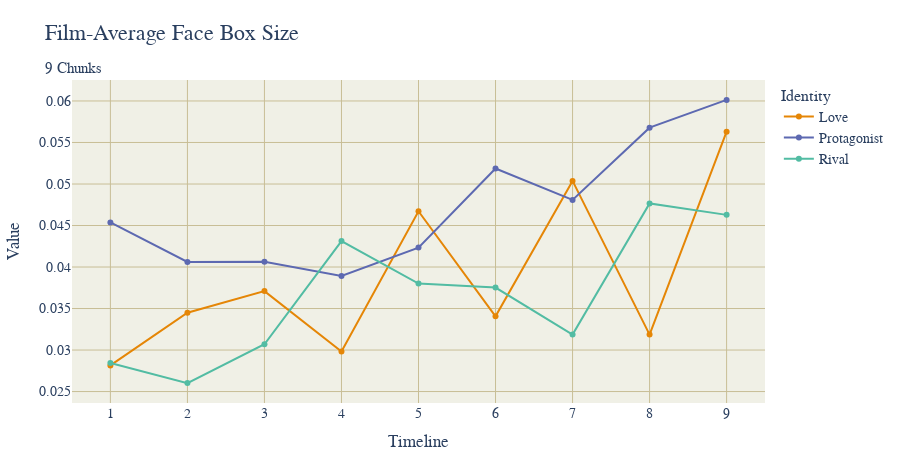

Notebook cell for this chart:
### Markdown cell above
### CHUNKED SIZE WITH FILM MEANS

### Code cell
CHUNKING = 9

# User plotly to visualize something

import plotly.express as px
import pandas as pd

# Load all csv files in csv/
import glob
import os

csv_files = glob.glob("csv/*.csv")

USE_GENERAL_NAMES = True # Keep true
USE_GENDER_NAMES = False

USE_INDIVIDUAL_AVERAGE_NOT_THREE = True # Keep true

USE_FILM_AVERAGE = True # Keep true

IGNORE_MINOR_CHARACTERS = True

FILM_FRAME_TOTALS = {
	"Cliff": 2097,
	"Our Village": 2377,
	"Diary of Nurse": 2297,
	"Sabrina": 2751,
	"The Man from Laramie": 2477,
	"Human Desire": 2200,
	"Chikamatsu Story": 2460,
	"Black River": 2552,
	"Duel in the Sun": 3207,
	"Gilda": 2652,
	"Jigoku Mon": 2151,
	"Kurutta Kajitsu": 2076,
	"Notorious": 2433,
	"Oklahoma": 3577,
	"Vikings": 2740,
	"Waves of Life": 2465
}

RIVALS = ["Keming", "Professor Yuan", "Haoru", "David", "Vic", "Carl", "Ishun", "Hitokiri Joe", "Natsuhisa", "Bo Kang", "Wataru", "Jud", "Alex Sebastian", "Ballin", "Einar", "Jesse"]
MALES = ["Zhanwu", "Fan Jun", "Changping", "Linus", "Will", "Jeff", "Mohei", "Nishida", "Haruji", "Jin Zhang", "Moritoo", "Curly", "Devlin", "Johnny", "Eric", "Lewt"]
LADIES = ["Shuzhen", "Fang Qing", "Suhua", "Sabrina", "Barbara", "Vicki", "Osan", "Shizuko", "Eri", "Ye Suping", "Kesa", "Laurey", "Alicia", "Gilda", "Morgana", "Pearl"]

PROTAGONISTS = ["Zhanwu", "Fang Qing", "Suhua", "Sabrina", "Will", "Jeff", "Mohei", "Nishida", "Haruji", "Jin Zhang", "Moritoo", "Curly", "Alicia", "Johnny", "Eric", "Pearl"]
LOVES = ["Shuzhen", "Fan Jun", "Changping", "Linus", "Barbara", "Vicki", "Osan", "Shizuko", "Eri", "Ye Suping", "Kesa", "Laurey", "Devlin", "Gilda", "Morgana", "Lewt"]

def find_section(range_start, range_end, num_sections, value):
    """
    Given a range [range_start, range_end], this function splits it into
    num_sections and returns which section (1-based index) the value falls into.

    :param range_start: The start of the range (inclusive).
    :param range_end: The end of the range (inclusive).
    :param num_sections: Number of sections to divide the range into.
    :param value: The value for which we want to determine the section index.
    :return: The section index (1-based) where the value fits.
    """
    # Handle edge cases, e.g., if value < range_start or value > range_end
    if value <= range_start:
        return 1
    if value >= range_end:
        return num_sections

    # Compute the size of each section
    section_size = (range_end - range_start) / num_sections

    # Determine which section the value falls into using integer division
    section_index = int((value - range_start) // section_size) + 1

    # Make sure the section index doesn't exceed num_sections
    if section_index > num_sections:
        section_index = num_sections

    return section_index

def get_name(name):
	if USE_GENDER_NAMES:
		if name in MALES:
			name = "Male"
		elif name in LADIES:
			name = "Female"
	else:
		if name in PROTAGONISTS:
			name = "Protagonist"
		elif name in LOVES:
			name = "Love"
	return name

data = []
chunks = []
chunk_totals = {}
chunk_all_totals = []
for i in range(CHUNKING + 1):
	chunk_all_totals.append(0)
for i in range(CHUNKING + 1):
	chunks.append({})

for file in csv_files:
	film = file[4:-4]
	with open(file) as f:
		lines = f.readlines()[2:]
		for line in lines:
			line = line.split(",")
			if line[5] != "\"N/A\"":
				# Att 3 is frame numbder / film's total frames (the film is the name of the current csv file)
				total = FILM_FRAME_TOTALS[os.path.basename(file)[:-4]]
				frame = int(line[0][1:][:-1])
				name = line[5][1:][:-1]
				face_box_text = line[1][1:][:-1][1:][:-1]
				face_box = [float(x) for x in face_box_text.split("\， ")]
				face_box_width = face_box[2]
				face_box_height = face_box[3]
				if USE_GENERAL_NAMES:
					if name in RIVALS:
						name = "Rival"
					name = get_name(name)
				if IGNORE_MINOR_CHARACTERS:
					if USE_GENERAL_NAMES:
						if name not in ["Rival", "Protagonist", "Female", "Male", "Love"]:
							continue
					else:
						if name not in RIVALS:
							if name not in PROTAGONISTS:
								if name not in LOVES:
									continue

				time = find_section(0, total, CHUNKING, frame)

				name = film + ":::" + name
				chunk_all_totals[time] += 1

				# the chunk array time participant is a dictionary of the participants in that chunk
				if USE_INDIVIDUAL_AVERAGE_NOT_THREE:
					chunk_key = name + "---" + f"{time}"
				else:
					chunk_key = film + "---" + f"{time}"
				if chunk_key not in chunk_totals:
					chunk_totals[chunk_key] = 0

				chunk_totals[chunk_key] += 1
				if name not in chunks[time]:
					chunks[time][name] = 0
				chunks[time][name] += face_box_height * face_box_width
				#data.append([frame, line[1], name, time])

for i in range(CHUNKING + 1):
	names = {}
	for name in chunks[i]:
		
		
		films = name.split(":::")
		real_name = films[1]
		real_film = films[0]

		if USE_INDIVIDUAL_AVERAGE_NOT_THREE:
			total = chunk_totals[name + "---" + f"{i}"]
		else:
			total = chunk_totals[real_film + "---" + f"{i}"]
		character_in_chunk = chunks[i][name]
		avg = character_in_chunk / total
		if real_name not in names:
			names[real_name] = 0
		if USE_FILM_AVERAGE:
			names[real_name] += avg
		else:
			names[real_name] += character_in_chunk

	for name in names:
		chunk_total = names[name]
		real_avg = chunk_total / len(FILM_FRAME_TOTALS)

		data.append([i, name, real_avg])

df = pd.DataFrame(data, columns=["Timeline", "Identity", "Value"])
df["Identity"] = df["Identity"].astype(str)
df["Identity"] = df["Identity"].apply(lambda x: x.split(" ")[0])

# Create a scatter plot of the data
fig = px.line(df, x="Timeline", y="Value", color="Identity", title=f"Film-Average Face Box Size <br><sub>{CHUNKING} Chunks</sub>", markers=True, color_discrete_sequence=px.colors.qualitative.Vivid)
fig.update_layout(
    plot_bgcolor='rgb(240, 240, 230)',
	font=dict(family="Georgia", size=14),
    title_font=dict(size=22),
    legend_title_font=dict(size=16),
	margin=dict(t=80, b=40, l=40, r=40), height=460
)
fig.update_xaxes(showgrid=True, gridcolor='rgb(200, 190, 150)', zeroline=False)
fig.update_yaxes(showgrid=True, gridcolor='rgb(200, 190, 150)', zeroline=False)
fig.show()

### Figure 1 — Plotly figure (JSON) as saved in the notebook; plotly's stock layout.template omitted (floating-point values rounded to 4 significant figures)
{"data": [{"hovertemplate": "Identity=Love<br>Timeline=%{x}<br>Value=%{y}<extra></extra>", "legendgroup": "Love", "line": {"color": "rgb(229, 134, 6)", "dash": "solid"}, "marker": {"symbol": "circle"}, "mode": "markers+lines", "name": "Love", "orientation": "v", "showlegend": true, "type": "scatter", "x": [1, 2, 3, 4, 5, 6, 7, 8, 9], "xaxis": "x", "y": [0.02815, 0.0345, 0.0371, 0.02983, 0.04671, 0.03406, 0.05037, 0.03186, 0.0563], "yaxis": "y"}, {"hovertemplate": "Identity=Protagonist<br>Timeline=%{x}<br>Value=%{y}<extra></extra>", "legendgroup": "Protagonist", "line": {"color": "rgb(93, 105, 177)", "dash": "solid"}, "marker": {"symbol": "circle"}, "mode": "markers+lines", "name": "Protagonist", "orientation": "v", "showlegend": true, "type": "scatter", "x": [1, 2, 3, 4, 5, 6, 7, 8, 9], "xaxis": "x", "y": [0.04537, 0.04061, 0.04064, 0.03893, 0.04234, 0.05186, 0.04808, 0.05678, 0.06013], "yaxis": "y"}, {"hovertemplate": "Identity=Rival<br>Timeline=%{x}<br>Value=%{y}<extra></extra>", "legendgroup": "Rival", "line": {"color": "rgb(82, 188, 163)", "dash": "solid"}, "marker": {"symbol": "circle"}, "mode": "markers+lines", "name": "Rival", "orientation": "v", "showlegend": true, "type": "scatter", "x": [1, 2, 3, 4, 5, 6, 7, 8, 9], "xaxis": "x", "y": [0.02843, 0.02602, 0.0307, 0.04313, 0.03801, 0.03753, 0.03187, 0.04766, 0.04628], "yaxis": "y"}], "layout": {"font": {"family": "Georgia", "size": 14}, "height": 460, "legend": {"title": {"font": {"size": 16}, "text": "Identity"}, "tracegroupgap": 0}, "margin": {"b": 40, "l": 40, "r": 40, "t": 80}, "plot_bgcolor": "rgb(240, 240, 230)", "title": {"font": {"size": 22}, "text": "Film-Average Face Box Size <br><sub>9 Chunks</sub>"}, "xaxis": {"anchor": "y", "domain": [0, 1], "gridcolor": "rgb(200, 190, 150)", "showgrid": true, "title": {"text": "Timeline"}, "zeroline": false}, "yaxis": {"anchor": "x", "domain": [0, 1], "gridcolor": "rgb(200, 190, 150)", "showgrid": true, "title": {"text": "Value"}, "zeroline": false}}}
